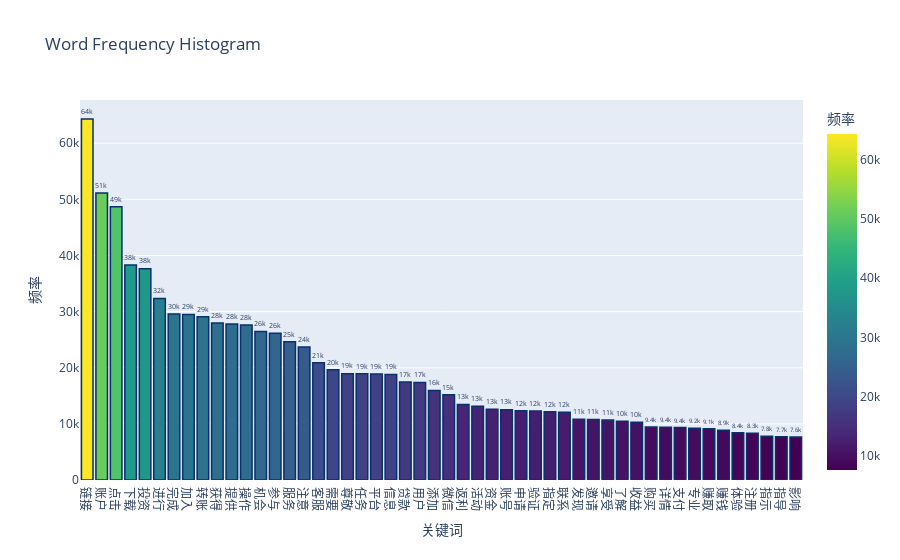

The code cell stored with this chart in its notebook:
### Code cell
import plotly.express as px
import pandas as pd

# 将词频数据转换为 DataFrame
word_freq_df = pd.DataFrame(words, columns=["Word", "Frequency"])

# 使用 plotly 生成更美观的直方图
fig = px.bar(
    word_freq_df,
    x="Word",
    y="Frequency",
    title="Word Frequency Histogram",
    text="Frequency",
    color="Frequency",
    color_continuous_scale="Viridis",
    labels={"Word": "关键词", "Frequency": "频率"}
)

# 设置图表样式
fig.update_traces(
    texttemplate='%{text:.2s}', 
    textposition='outside',
    marker_line_color='rgb(8,48,107)',
    marker_line_width=1.5
)

# fig.update_layout(
#     title_font_size=24,
#     xaxis_tickangle=-45,
#     xaxis_title_font_size=18,
#     yaxis_title_font_size=18,
#     margin=dict(l=40, r=40, t=60, b=40)
# )

fig.show()

### Figure 1 — Plotly figure (JSON) as saved in the notebook; plotly's stock layout.template omitted (floating-point values rounded to 4 significant figures)
{"data": [{"hovertemplate": "关键词=%{x}<br>频率=%{marker.color}<extra></extra>", "legendgroup": "", "marker": {"color": [64321, 51139, 48666, 38287, 37659, 32352, 29588, 29469, 29087, 27955, 27804, 27622, 26461, 26128, 24633, 23678, 20872, 19635, 18943, 18919, 18885, 18810, 17457, 17358, 15927, 15189, 13460, 13137, 12589, 12526, 12335, 12286, 12163, 12086, 10828, 10775, 10677, 10450, 10271, 9436, 9408, 9356, 9235, 9139, 8861, 8415, 8338, 7787, 7724, 7646], "coloraxis": "coloraxis", "line": {"color": "rgb(8,48,107)", "width": 1.5}, "pattern": {"shape": ""}}, "name": "", "orientation": "v", "showlegend": false, "text": [64320.0, 51140.0, 48670.0, 38290.0, 37660.0, 32350.0, 29590.0, 29470.0, 29090.0, 27960.0, 27800.0, 27620.0, 26460.0, 26130.0, 24630.0, 23680.0, 20870.0, 19640.0, 18940.0, 18920.0, 18880.0, 18810.0, 17460.0, 17360.0, 15930.0, 15190.0, 13460.0, 13140.0, 12590.0, 12530.0, 12340.0, 12290.0, 12160.0, 12090.0, 10830.0, 10780.0, 10680.0, 10450.0, 10270.0, 9436.0, 9408.0, 9356.0, 9235.0, 9139.0, 8861.0, 8415.0, 8338.0, 7787.0, 7724.0, 7646.0], "textposition": "outside", "texttemplate": "%{text:.2s}", "type": "bar", "x": ["链接", "账户", "点击", "下载", "投资", "进行", "完成", "加入", "转账", "获得", "提供", "操作", "机会", "参与", "服务", "注意", "客服", "需要", "尊敬", "任务", "平台", "信息", "贷款", "用户", "添加", "微信", "返利", "活动", "资金", "账号", "申请", "验证", "指定", "联系", "发现", "邀请", "享受", "了解", "收益", "购买", "详情", "支付", "专业", "赚取", "赚钱", "体验", "注册", "指示", "指导", "影响"], "xaxis": "x", "y": [64321, 51139, 48666, 38287, 37659, 32352, 29588, 29469, 29087, 27955, 27804, 27622, 26461, 26128, 24633, 23678, 20872, 19635, 18943, 18919, 18885, 18810, 17457, 17358, 15927, 15189, 13460, 13137, 12589, 12526, 12335, 12286, 12163, 12086, 10828, 10775, 10677, 10450, 10271, 9436, 9408, 9356, 9235, 9139, 8861, 8415, 8338, 7787, 7724, 7646], "yaxis": "y"}], "layout": {"barmode": "relative", "coloraxis": {"colorbar": {"title": {"text": "频率"}}, "colorscale": [[0, "#440154"], [0.1111, "#482878"], [0.2222, "#3e4989"], [0.3333, "#31688e"], [0.4444, "#26828e"], [0.5556, "#1f9e89"], [0.6667, "#35b779"], [0.7778, "#6ece58"], [0.8889, "#b5de2b"], [1, "#fde725"]]}, "legend": {"tracegroupgap": 0}, "title": {"text": "Word Frequency Histogram"}, "xaxis": {"anchor": "y", "domain": [0, 1], "title": {"text": "关键词"}}, "yaxis": {"anchor": "x", "domain": [0, 1], "title": {"text": "频率"}}}}
